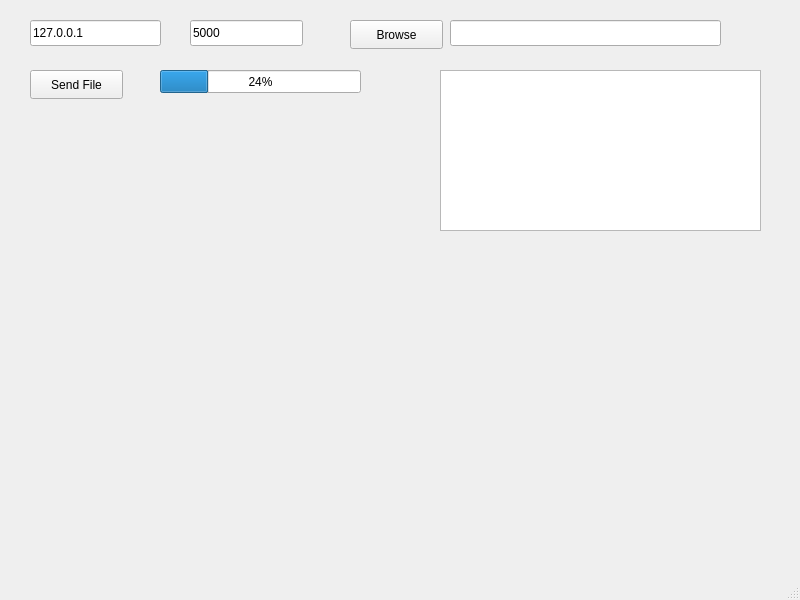
<?xml version="1.0" encoding="UTF-8"?>
<ui version="4.0">
 <class>MainWindow</class>
 <widget class="QMainWindow" name="MainWindow">
  <property name="geometry">
   <rect>
    <x>0</x>
    <y>0</y>
    <width>800</width>
    <height>600</height>
   </rect>
  </property>
  <property name="windowTitle">
   <string>MainWindow</string>
  </property>
  <widget class="QWidget" name="centralwidget">
   <widget class="QLineEdit" name="ipEdit">
    <property name="geometry">
     <rect>
      <x>30</x>
      <y>20</y>
      <width>131</width>
      <height>26</height>
     </rect>
    </property>
    <property name="text">
     <string>127.0.0.1</string>
    </property>
   </widget>
   <widget class="QLineEdit" name="portEdit">
    <property name="geometry">
     <rect>
      <x>190</x>
      <y>20</y>
      <width>113</width>
      <height>26</height>
     </rect>
    </property>
    <property name="text">
     <string>5000</string>
    </property>
   </widget>
   <widget class="QLineEdit" name="filePathEdit">
    <property name="geometry">
     <rect>
      <x>450</x>
      <y>20</y>
      <width>271</width>
      <height>26</height>
     </rect>
    </property>
    <property name="readOnly">
     <bool>true</bool>
    </property>
   </widget>
   <widget class="QPushButton" name="btnBrowse">
    <property name="geometry">
     <rect>
      <x>350</x>
      <y>20</y>
      <width>93</width>
      <height>29</height>
     </rect>
    </property>
    <property name="text">
     <string>Browse</string>
    </property>
   </widget>
   <widget class="QPushButton" name="btnSend">
    <property name="geometry">
     <rect>
      <x>30</x>
      <y>70</y>
      <width>93</width>
      <height>29</height>
     </rect>
    </property>
    <property name="text">
     <string>Send File</string>
    </property>
   </widget>
   <widget class="QProgressBar" name="progressBar">
    <property name="geometry">
     <rect>
      <x>160</x>
      <y>70</y>
      <width>201</width>
      <height>23</height>
     </rect>
    </property>
    <property name="value">
     <number>24</number>
    </property>
   </widget>
   <widget class="QTextEdit" name="textEditLog">
    <property name="geometry">
     <rect>
      <x>440</x>
      <y>70</y>
      <width>321</width>
      <height>161</height>
     </rect>
    </property>
    <property name="readOnly">
     <bool>true</bool>
    </property>
   </widget>
  </widget>
  <widget class="QMenuBar" name="menubar">
   <property name="geometry">
    <rect>
     <x>0</x>
     <y>0</y>
     <width>800</width>
     <height>26</height>
    </rect>
   </property>
  </widget>
  <widget class="QStatusBar" name="statusbar"/>
 </widget>
 <resources/>
 <connections/>
</ui>
